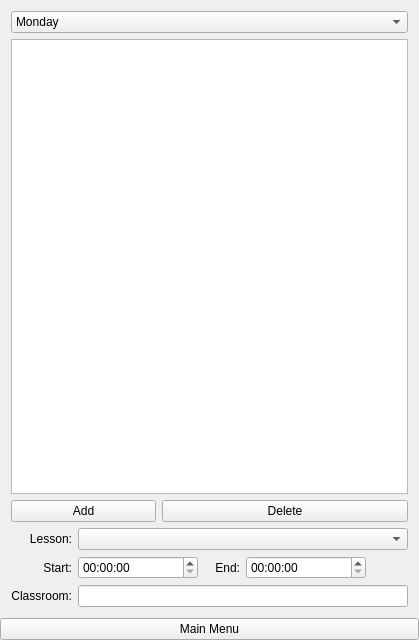
<?xml version="1.0" encoding="UTF-8"?>
<ui version="4.0">
 <author>Utku Aydın</author>
 <class>osman</class>
 <widget class="QWidget" name="osman">
  <property name="windowModality">
   <enum>Qt::ApplicationModal</enum>
  </property>
  <property name="geometry">
   <rect>
    <x>0</x>
    <y>0</y>
    <width>419</width>
    <height>640</height>
   </rect>
  </property>
  <property name="sizePolicy">
   <sizepolicy hsizetype="Preferred" vsizetype="Preferred">
    <horstretch>0</horstretch>
    <verstretch>0</verstretch>
   </sizepolicy>
  </property>
  <property name="font">
   <font>
    <kerning>true</kerning>
   </font>
  </property>
  <property name="windowTitle">
   <string>osman</string>
  </property>
  <layout class="QGridLayout" name="gridLayout">
   <property name="sizeConstraint">
    <enum>QLayout::SetNoConstraint</enum>
   </property>
   <property name="margin">
    <number>0</number>
   </property>
   <property name="spacing">
    <number>0</number>
   </property>
   <item row="1" column="0">
    <widget class="QPushButton" name="pushButton_menu">
     <property name="sizePolicy">
      <sizepolicy hsizetype="Preferred" vsizetype="Fixed">
       <horstretch>0</horstretch>
       <verstretch>0</verstretch>
      </sizepolicy>
     </property>
     <property name="text">
      <string>Main Menu</string>
     </property>
    </widget>
   </item>
   <item row="0" column="0">
    <widget class="QStackedWidget" name="stackedWidget">
     <property name="sizePolicy">
      <sizepolicy hsizetype="MinimumExpanding" vsizetype="MinimumExpanding">
       <horstretch>0</horstretch>
       <verstretch>0</verstretch>
      </sizepolicy>
     </property>
     <property name="maximumSize">
      <size>
       <width>640</width>
       <height>640</height>
      </size>
     </property>
     <property name="autoFillBackground">
      <bool>false</bool>
     </property>
     <property name="currentIndex">
      <number>1</number>
     </property>
     <widget class="QWidget" name="page2_lessons">
      <layout class="QGridLayout" name="gridLayout_3">
       <item row="0" column="1">
        <widget class="QLineEdit" name="lineEdit_lesson_name"/>
       </item>
       <item row="1" column="0">
        <widget class="QLabel" name="label_teacher_name">
         <property name="text">
          <string>Teacher Name:</string>
         </property>
         <property name="alignment">
          <set>Qt::AlignRight|Qt::AlignTrailing|Qt::AlignVCenter</set>
         </property>
        </widget>
       </item>
       <item row="3" column="0" colspan="2">
        <widget class="QPushButton" name="pushButton_cr_lesson">
         <property name="text">
          <string>Create</string>
         </property>
        </widget>
       </item>
       <item row="0" column="0">
        <widget class="QLabel" name="label_lessons_name">
         <property name="text">
          <string>Lesson Name:</string>
         </property>
         <property name="alignment">
          <set>Qt::AlignRight|Qt::AlignTrailing|Qt::AlignVCenter</set>
         </property>
        </widget>
       </item>
       <item row="1" column="1">
        <widget class="QLineEdit" name="lineEdit_teacher_name"/>
       </item>
       <item row="5" column="0" colspan="2">
        <widget class="QPushButton" name="pushButton_del_lesson">
         <property name="text">
          <string>Delete</string>
         </property>
        </widget>
       </item>
       <item row="4" column="0" colspan="2">
        <widget class="QTableView" name="tableView_lessons"/>
       </item>
      </layout>
     </widget>
     <widget class="QWidget" name="page3_schedule">
      <layout class="QGridLayout" name="gridLayout_5">
       <item row="0" column="0" colspan="9">
        <widget class="QComboBox" name="comboBox_days">
         <property name="enabled">
          <bool>true</bool>
         </property>
         <item>
          <property name="text">
           <string>Monday</string>
          </property>
         </item>
         <item>
          <property name="text">
           <string>Tuesday</string>
          </property>
         </item>
         <item>
          <property name="text">
           <string>Wednesday</string>
          </property>
         </item>
         <item>
          <property name="text">
           <string>Thursday</string>
          </property>
         </item>
         <item>
          <property name="text">
           <string>Friday</string>
          </property>
         </item>
         <item>
          <property name="text">
           <string>Saturday</string>
          </property>
         </item>
         <item>
          <property name="text">
           <string>Sunday</string>
          </property>
         </item>
        </widget>
       </item>
       <item row="6" column="0">
        <widget class="QLabel" name="label_from">
         <property name="text">
          <string>Start:</string>
         </property>
         <property name="alignment">
          <set>Qt::AlignRight|Qt::AlignTrailing|Qt::AlignVCenter</set>
         </property>
        </widget>
       </item>
       <item row="2" column="0" colspan="9">
        <widget class="QTableView" name="tableView_the_day">
         <property name="enabled">
          <bool>true</bool>
         </property>
         <property name="verticalScrollMode">
          <enum>QAbstractItemView::ScrollPerPixel</enum>
         </property>
         <property name="horizontalScrollMode">
          <enum>QAbstractItemView::ScrollPerPixel</enum>
         </property>
         <property name="gridStyle">
          <enum>Qt::SolidLine</enum>
         </property>
         <attribute name="horizontalHeaderCascadingSectionResizes">
          <bool>false</bool>
         </attribute>
         <attribute name="horizontalHeaderDefaultSectionSize">
          <number>125</number>
         </attribute>
         <attribute name="horizontalHeaderMinimumSectionSize">
          <number>20</number>
         </attribute>
         <attribute name="horizontalHeaderStretchLastSection">
          <bool>false</bool>
         </attribute>
         <attribute name="verticalHeaderStretchLastSection">
          <bool>false</bool>
         </attribute>
         <attribute name="horizontalHeaderStretchLastSection">
          <bool>false</bool>
         </attribute>
         <attribute name="horizontalHeaderCascadingSectionResizes">
          <bool>false</bool>
         </attribute>
         <attribute name="horizontalHeaderMinimumSectionSize">
          <number>20</number>
         </attribute>
         <attribute name="verticalHeaderStretchLastSection">
          <bool>false</bool>
         </attribute>
         <attribute name="horizontalHeaderDefaultSectionSize">
          <number>125</number>
         </attribute>
        </widget>
       </item>
       <item row="5" column="0">
        <widget class="QLabel" name="label_lesson_name_2">
         <property name="text">
          <string>Lesson:</string>
         </property>
         <property name="alignment">
          <set>Qt::AlignRight|Qt::AlignTrailing|Qt::AlignVCenter</set>
         </property>
        </widget>
       </item>
       <item row="4" column="3" colspan="6">
        <widget class="QPushButton" name="pushButton_rm_lesson">
         <property name="enabled">
          <bool>true</bool>
         </property>
         <property name="font">
          <font>
           <pointsize>9</pointsize>
          </font>
         </property>
         <property name="text">
          <string>Delete</string>
         </property>
        </widget>
       </item>
       <item row="5" column="1" colspan="8">
        <widget class="QComboBox" name="comboBox_lessons"/>
       </item>
       <item row="7" column="1" colspan="8">
        <widget class="QLineEdit" name="lineEdit_classroom">
         <property name="enabled">
          <bool>true</bool>
         </property>
        </widget>
       </item>
       <item row="7" column="0">
        <widget class="QLabel" name="label_classroom">
         <property name="text">
          <string>Classroom:</string>
         </property>
         <property name="alignment">
          <set>Qt::AlignRight|Qt::AlignTrailing|Qt::AlignVCenter</set>
         </property>
        </widget>
       </item>
       <item row="4" column="0" colspan="3">
        <widget class="QPushButton" name="pushButton_add_lesson">
         <property name="enabled">
          <bool>true</bool>
         </property>
         <property name="font">
          <font>
           <pointsize>9</pointsize>
          </font>
         </property>
         <property name="text">
          <string>Add</string>
         </property>
        </widget>
       </item>
       <item row="6" column="4">
        <widget class="QLabel" name="label_to">
         <property name="text">
          <string>End:</string>
         </property>
         <property name="alignment">
          <set>Qt::AlignRight|Qt::AlignTrailing|Qt::AlignVCenter</set>
         </property>
        </widget>
       </item>
       <item row="6" column="5" colspan="3">
        <widget class="QTimeEdit" name="timeEdit_to"/>
       </item>
       <item row="6" column="1" colspan="3">
        <widget class="QTimeEdit" name="timeEdit_from"/>
       </item>
      </layout>
     </widget>
     <widget class="QWidget" name="page4_grades">
      <layout class="QGridLayout" name="gridLayout_10">
       <item row="0" column="0">
        <widget class="QTabWidget" name="tabWidget_lessons">
         <property name="tabShape">
          <enum>QTabWidget::Rounded</enum>
         </property>
         <property name="currentIndex">
          <number>-1</number>
         </property>
        </widget>
       </item>
      </layout>
     </widget>
     <widget class="QWidget" name="page5_exams">
      <layout class="QGridLayout" name="gridLayout_9">
       <property name="sizeConstraint">
        <enum>QLayout::SetNoConstraint</enum>
       </property>
       <item row="3" column="1" colspan="2">
        <widget class="QDateTimeEdit" name="dateTimeEdit"/>
       </item>
       <item row="3" column="3">
        <widget class="QPushButton" name="pushButton_add_exam">
         <property name="sizePolicy">
          <sizepolicy hsizetype="Minimum" vsizetype="Minimum">
           <horstretch>0</horstretch>
           <verstretch>0</verstretch>
          </sizepolicy>
         </property>
         <property name="text">
          <string>Add</string>
         </property>
        </widget>
       </item>
       <item row="1" column="0">
        <widget class="QLabel" name="label_lesson">
         <property name="text">
          <string>Lesson:</string>
         </property>
         <property name="alignment">
          <set>Qt::AlignRight|Qt::AlignTrailing|Qt::AlignVCenter</set>
         </property>
        </widget>
       </item>
       <item row="3" column="0">
        <widget class="QLabel" name="label_date">
         <property name="text">
          <string>Date:</string>
         </property>
         <property name="alignment">
          <set>Qt::AlignRight|Qt::AlignTrailing|Qt::AlignVCenter</set>
         </property>
        </widget>
       </item>
       <item row="1" column="1" colspan="5">
        <widget class="QComboBox" name="comboBox_lesson"/>
       </item>
       <item row="2" column="1" colspan="5">
        <widget class="QComboBox" name="comboBox_section"/>
       </item>
       <item row="4" column="0" colspan="6">
        <widget class="QTableView" name="tableView_exams"/>
       </item>
       <item row="3" column="5">
        <widget class="QPushButton" name="pushButton_delete_exam">
         <property name="sizePolicy">
          <sizepolicy hsizetype="Minimum" vsizetype="Minimum">
           <horstretch>0</horstretch>
           <verstretch>0</verstretch>
          </sizepolicy>
         </property>
         <property name="text">
          <string>Delete</string>
         </property>
        </widget>
       </item>
       <item row="2" column="0">
        <widget class="QLabel" name="label_section">
         <property name="text">
          <string>Section:</string>
         </property>
         <property name="alignment">
          <set>Qt::AlignRight|Qt::AlignTrailing|Qt::AlignVCenter</set>
         </property>
        </widget>
       </item>
      </layout>
     </widget>
     <widget class="QWidget" name="page6_todos">
      <layout class="QGridLayout" name="gridLayout_6">
       <item row="1" column="0">
        <widget class="QLabel" name="label_todo_date">
         <property name="text">
          <string>Date:</string>
         </property>
         <property name="alignment">
          <set>Qt::AlignRight|Qt::AlignTrailing|Qt::AlignVCenter</set>
         </property>
        </widget>
       </item>
       <item row="2" column="0" colspan="2">
        <widget class="QPushButton" name="pushButton_add_todo">
         <property name="text">
          <string>Add</string>
         </property>
        </widget>
       </item>
       <item row="0" column="0">
        <widget class="QLabel" name="label_todo">
         <property name="text">
          <string>To Do:</string>
         </property>
         <property name="alignment">
          <set>Qt::AlignRight|Qt::AlignTrailing|Qt::AlignVCenter</set>
         </property>
        </widget>
       </item>
       <item row="0" column="1" colspan="3">
        <widget class="QLineEdit" name="lineEdit_todo"/>
       </item>
       <item row="1" column="1" colspan="3">
        <widget class="QDateTimeEdit" name="todo_date"/>
       </item>
       <item row="4" column="0" colspan="4">
        <widget class="QTableView" name="tableView_todos">
         <property name="enabled">
          <bool>true</bool>
         </property>
         <property name="styleSheet">
          <string notr="true"/>
         </property>
         <property name="gridStyle">
          <enum>Qt::NoPen</enum>
         </property>
        </widget>
       </item>
       <item row="2" column="2" colspan="2">
        <widget class="QPushButton" name="pushButton_remove_todo">
         <property name="text">
          <string>Remove</string>
         </property>
        </widget>
       </item>
      </layout>
     </widget>
     <widget class="QWidget" name="page7_notes">
      <layout class="QGridLayout" name="gridLayout_7">
       <item row="1" column="0">
        <widget class="QPushButton" name="pushButton_showNote">
         <property name="text">
          <string>Show</string>
         </property>
        </widget>
       </item>
       <item row="0" column="0">
        <widget class="QListWidget" name="listWidget_Notes">
         <property name="font">
          <font>
           <pointsize>7</pointsize>
           <weight>50</weight>
           <bold>false</bold>
          </font>
         </property>
        </widget>
       </item>
      </layout>
     </widget>
     <widget class="QWidget" name="page7_noteFullScr">
      <layout class="QGridLayout" name="gridLayout_8">
       <item row="2" column="0">
        <widget class="QTextBrowser" name="textBrowser_note">
         <property name="font">
          <font>
           <pointsize>6</pointsize>
          </font>
         </property>
        </widget>
       </item>
       <item row="3" column="0">
        <widget class="QPushButton" name="pushButton_backNotes">
         <property name="text">
          <string>Back</string>
         </property>
        </widget>
       </item>
      </layout>
     </widget>
     <widget class="QWidget" name="page9_today">
      <layout class="QGridLayout" name="gridLayout_4">
       <item row="0" column="0" colspan="2">
        <widget class="QLabel" name="label_todays_sch">
         <property name="text">
          <string>Today's Schedule</string>
         </property>
         <property name="alignment">
          <set>Qt::AlignCenter</set>
         </property>
        </widget>
       </item>
       <item row="1" column="0" colspan="2">
        <widget class="QTableView" name="tableView_todays_sch">
         <property name="sizePolicy">
          <sizepolicy hsizetype="Expanding" vsizetype="Expanding">
           <horstretch>0</horstretch>
           <verstretch>0</verstretch>
          </sizepolicy>
         </property>
        </widget>
       </item>
      </layout>
     </widget>
    </widget>
   </item>
  </layout>
 </widget>
 <layoutdefault spacing="6" margin="11"/>
 <resources/>
 <connections/>
</ui>
